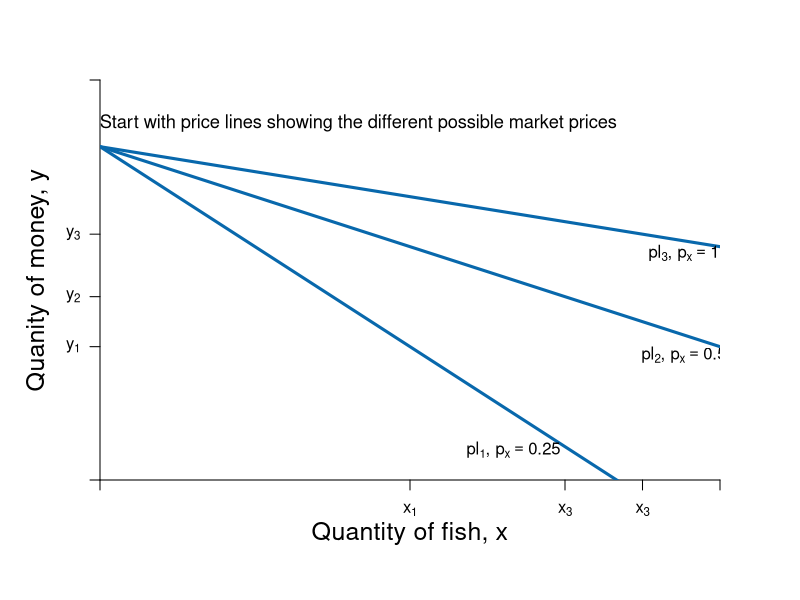

Recreate this plot in R.
#Graph Designer: Simon Halliday & Madeleine Wettach '20
#Authors: Bowles, Foley and Halliday
#Title: Microeconomics: Competition, Conflict and Coordination

require(shape)
pdf(file = "constrained_optimization/step_by_step_graphs_3/offer_curve_qql_step1.pdf", width = 9, height = 7)

#Set parameters for graphics
axislabelsize <- 1.5
graphlinewidth <- 3
segmentlinewidth <- 2

COL <- c("#7fc97f", "#beaed4", "#fdc086", "#ffff99", "#386cb0", "#f0027f", "#bf5b17", "#666666")
COLA <- c("#99d8c9","#66c2a4","#41ae76", "#238b45", "#005824")
COLB <- c("#4eb3d3", "#2b8cbe", "#0868ac","#084081")

#Edited the margins to cater for the larger LHS labels
par(mar =  c(6, 5, 4, 4))

mrsA <- function(x, rmax = 10, xmax = 20) {
  rmax - (rmax/xmax)*x
}


uA <- function(x, y, rmax = 2, xmax = 12) {
  y + rmax*x - (1/2)*(rmax/xmax)*x^2
}

indiffA1 <- function(x, uA = 10, rmax = 2.5, xmax = 10) {
  uA - rmax*x + (1/2)*(rmax/xmax)*(x^2)
}

offerCurve <- function(x, w, rmax = 2, xmax = 12) {
  w - rmax*x + (rmax/xmax)*x^2
}

bcA <- function(x, w = 20, p = 2) {
  w - p*x
}


xlims <- c(0, 12)
ylims <- c(0, 12)

npts <- 501 
x <- seq(xlims[1], xlims[2], length.out = npts)
y <- seq(ylims[1], ylims[2], length.out = npts) 
a <- c(13, 16.75, 19.25)

plot(0, 0, xlim = xlims, ylim = ylims, type = "n",
     xlab = expression(paste("")),
     ylab = expression(paste("")), 
     xaxt = "n", 
     yaxt = "n", 
     cex.lab = axislabelsize, 
     bty = "n",
     xaxs="i", 
     yaxs="i")

# ticksy <- seq(from = 0, to = ylims[2], by = 2)
# ylabels <- seq(from = 0, to = ylims[2], by = 2)
# ticksx <- seq(from = 0, to = xlims[2], by = 2)
# xlabels <- seq(from = 0, to = xlims[2], by = 2)
ticksy <- c(0, 4, 5.5, 7.375 , ylims[2])
ylabels <- c(NA, expression(paste(y[1])), expression(paste(y[2])), expression(paste(y[3])), NA)
ticksx <- c(0, 6, 9, 10.5,  xlims[2])
xlabels <- c(NA, expression(paste(x[1])), expression(paste(x[3])), expression(paste(x[3])), NA)




axis(1, at = ticksx, pos = 0, labels = xlabels)
axis(2, at = ticksy, pos = 0, labels = ylabels, las = 1)

npts <- 500 
xx1 <- seq(xlims[1], xlims[2], length.out = npts)

#lines(xx1, bcA(xx1, w = 10, p = 1.5), col = COLB[3], lwd = graphlinewidth)
lines(xx1, bcA(xx1, w = 10, p = 1), col = COLB[3], lwd = graphlinewidth)
lines(xx1, bcA(xx1, w = 10, p = 0.5), col = COLB[3], lwd = graphlinewidth)
lines(xx1, bcA(xx1, w = 10, p = 0.25), col = COLB[3], lwd = graphlinewidth)


#Label the axes
mtext(expression(paste("Quantity of fish, ", x)), side=1, line = 2.5, cex = axislabelsize)
text(-1.2, 0.5 * ylims[2], expression(paste("Quanity of money, ", y)), xpd = TRUE, cex = axislabelsize, srt = 90) 

#Label the indifference curves
#text(11.8, 1.3, expression(u[1]))
#text(11.8, 5.1, expression(u[2]))
#text(11.8, 7.6, expression(u[3]))

#Label the price lines
text(8, 0.9, expression(paste(pl[1], ", ", p[x] == 0.25)))
text(11.3, 3.75, expression(paste(pl[2], ", ", p[x] == 0.5)))
text(11.3, 6.8, expression(paste(pl[3], ", ", p[x] == 1)))

#contour(x, y, 
#        outer(x, y, uA),
#        drawlabels = FALSE,
#        col = COLA[3],
#        lwd = graphlinewidth,
#        levels = a, 
#        xaxs="i", 
#        yaxs="i", 
#        add = TRUE)

#Annotate points on offer curve mrs = p for each of p = 1, 0.5, 0.25
#Where mrs = 2 - (1/6)*x
#points(6, 4, pch = 16, col = "black", cex = 1.5)
#points(9, 5.5, pch = 16, col = "black", cex = 1.5)
#points(10.5, 7.375, pch = 16, col = "black", cex = 1.5)

text(5, 10.7, expression(paste("Start with price lines showing the different possible market prices")), cex =1.1)
dev.off()
